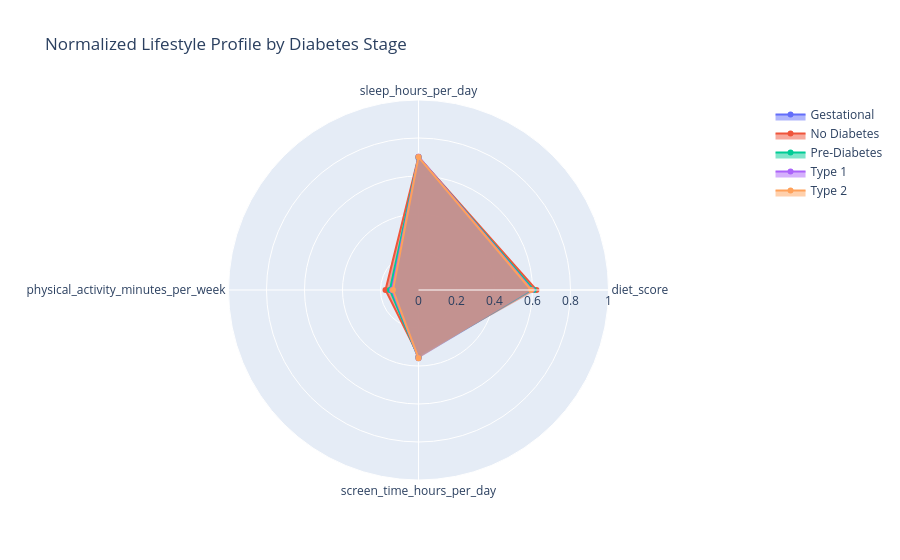

The notebook cell saved with this chart:
### Code cell
#To compare lifestyle profiles (diet, sleep, exercise, screen time) across diabetes stages.

import plotly.graph_objects as go

# Define lifestyle variables
lifestyle_vars = ['diet_score', 'sleep_hours_per_day', 'physical_activity_minutes_per_week', 'screen_time_hours_per_day']

# Normalize each lifestyle variable (0–1 scale)
df_normalized = df.copy()
for col in lifestyle_vars:
    max_val = df_normalized[col].max()
    df_normalized[col] = df_normalized[col] / max_val if max_val != 0 else 0

# Compute average normalized lifestyle metrics per diabetes stage
df_radar = df_normalized.groupby('diabetes_stage')[lifestyle_vars].mean().reset_index()

# Create radar chart
fig = go.Figure()

for _, row in df_radar.iterrows():
    fig.add_trace(go.Scatterpolar(
        r=row[lifestyle_vars].values,
        theta=lifestyle_vars,
        fill='toself',
        name=row['diabetes_stage']
    ))

fig.update_layout(
    polar=dict(
        radialaxis=dict(visible=True, range=[0, 1])
    ),
    title='Normalized Lifestyle Profile by Diabetes Stage',
    showlegend=True
)

fig.show()

### Figure 1 — Plotly figure (JSON) as saved in the notebook; plotly's stock layout.template omitted (floating-point values rounded to 4 significant figures)
{"data": [{"fill": "toself", "name": "Gestational", "r": [0.6041, 0.6953, 0.1465, 0.3586], "theta": ["diet_score", "sleep_hours_per_day", "physical_activity_minutes_per_week", "screen_time_hours_per_day"], "type": "scatterpolar"}, {"fill": "toself", "name": "No Diabetes", "r": [0.6206, 0.7007, 0.1737, 0.3468], "theta": ["diet_score", "sleep_hours_per_day", "physical_activity_minutes_per_week", "screen_time_hours_per_day"], "type": "scatterpolar"}, {"fill": "toself", "name": "Pre-Diabetes", "r": [0.6062, 0.6996, 0.1506, 0.3554], "theta": ["diet_score", "sleep_hours_per_day", "physical_activity_minutes_per_week", "screen_time_hours_per_day"], "type": "scatterpolar"}, {"fill": "toself", "name": "Type 1", "r": [0.597, 0.7012, 0.1393, 0.358], "theta": ["diet_score", "sleep_hours_per_day", "physical_activity_minutes_per_week", "screen_time_hours_per_day"], "type": "scatterpolar"}, {"fill": "toself", "name": "Type 2", "r": [0.5931, 0.6998, 0.1344, 0.3591], "theta": ["diet_score", "sleep_hours_per_day", "physical_activity_minutes_per_week", "screen_time_hours_per_day"], "type": "scatterpolar"}], "layout": {"polar": {"radialaxis": {"range": [0, 1], "visible": true}}, "showlegend": true, "title": {"text": "Normalized Lifestyle Profile by Diabetes Stage"}}}
